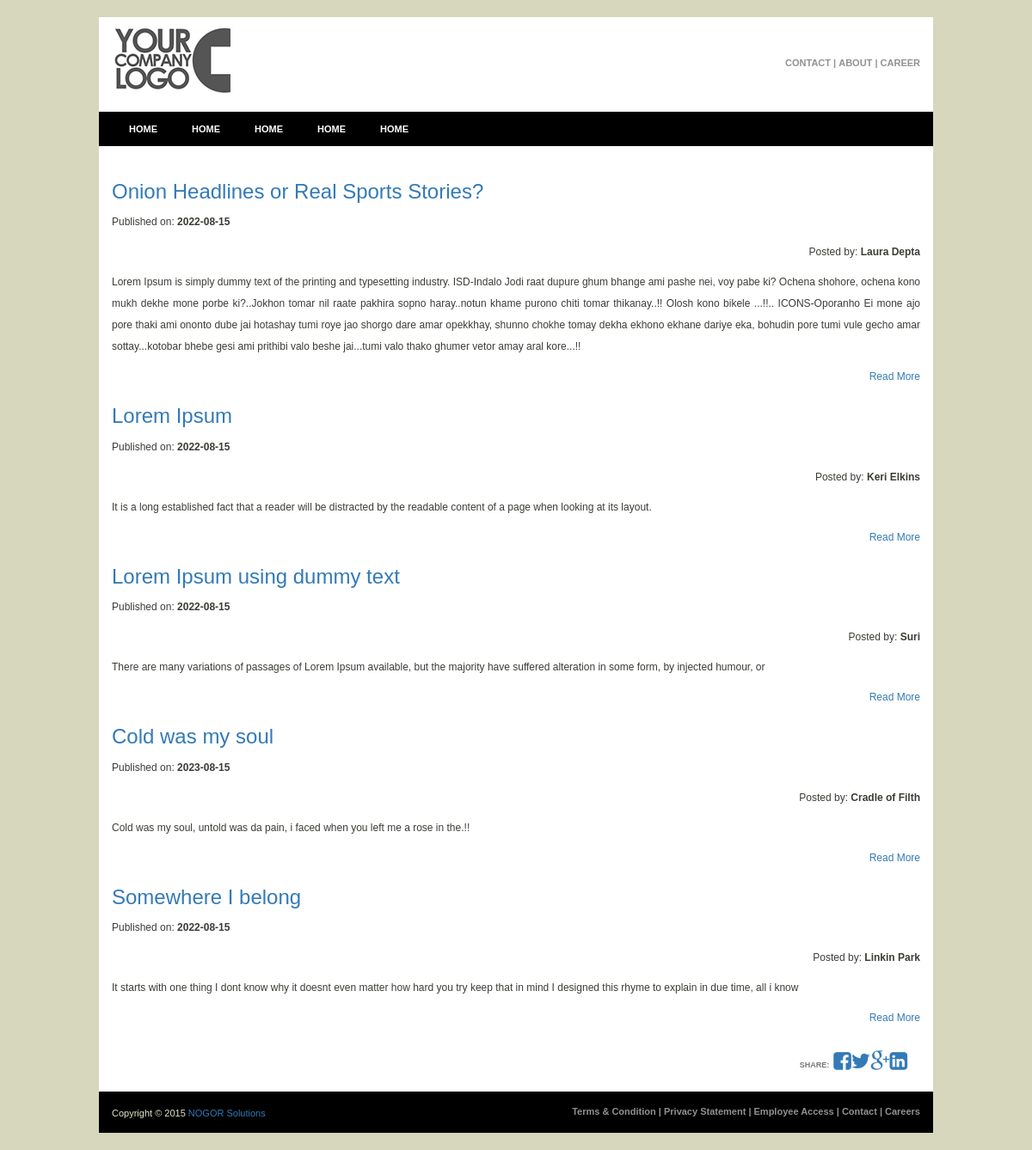
Before: / with the older database file.
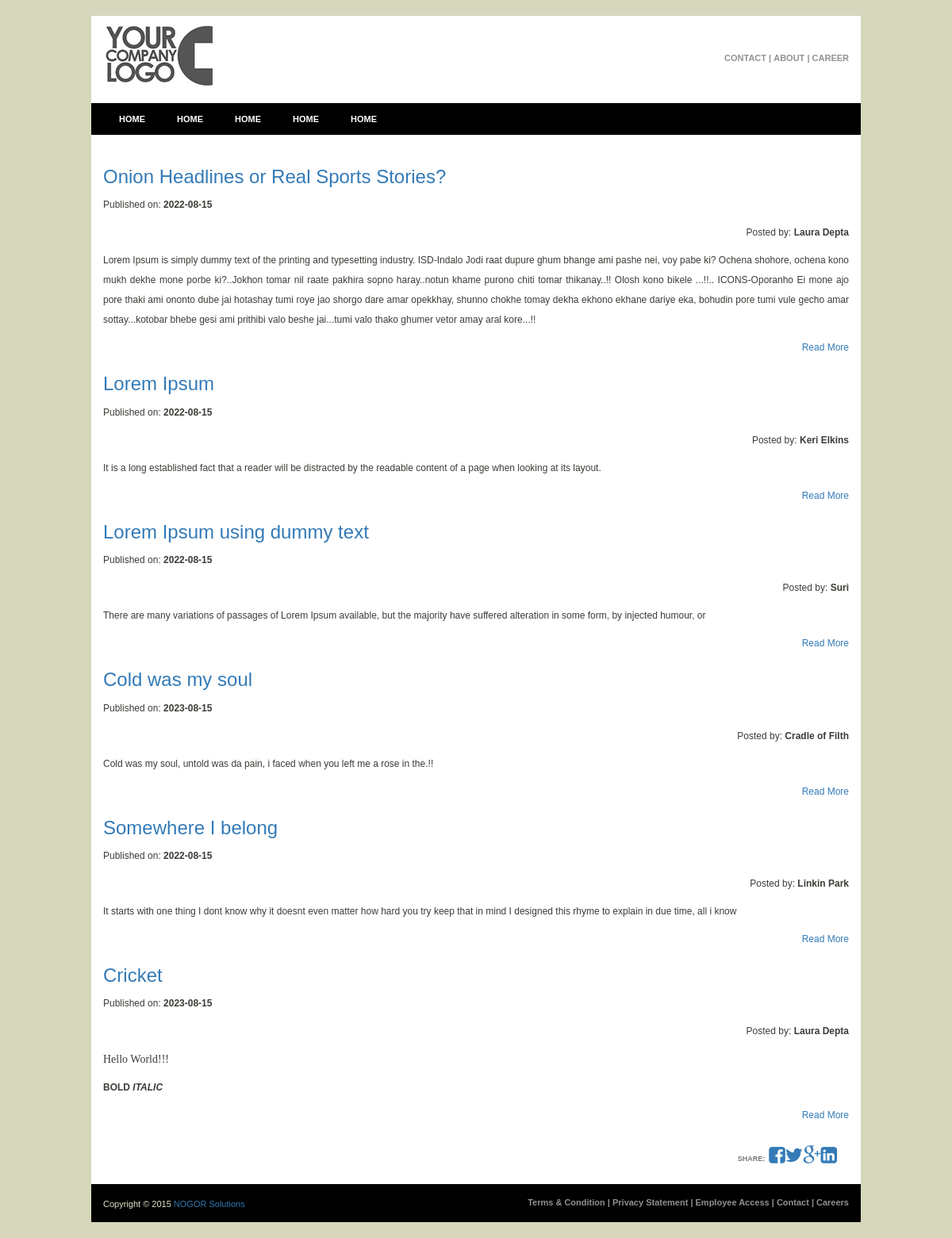
After: the same page with the newer database file.
### tables this page shows
CREATE TABLE IF NOT EXISTS `posts` (
  `post_id` int(10) NOT NULL AUTO_INCREMENT,
  `post_title` varchar(100) NOT NULL,
  `post_date` date NOT NULL,
  `post_author` varchar(100) NOT NULL,
  `post_image` text NOT NULL,
  `post_keywords` text NOT NULL,
  `post_content` varchar(1000) NOT NULL,
  PRIMARY KEY (`post_id`)
);

### include/main_content.php (the view, shortened to what this page needs)
<div class="container content">
      <div class="row">
        <div class="col-xs-12 col-sm-12 col-md-12 col-lg-12">
        <?php
            include("dbconnection.php");
            $sql = "SELECT * FROM posts";
            $result = $conn->query($sql);
           while($row = $result->fetch_assoc()) {
              $post_id=$row["post_id"];
              $post_title=$row["post_title"];
              $post_date=$row["post_date"];
              $post_author=$row["post_author"];
              $post_content= $row["post_content"];
           ?>
             <h3>
                <a href="pages.php?id= <?php echo $post_id; ?>">
                <?php echo $post_title; ?>
                </a>
             </h3>
             <p>Published on: <b><?php echo $post_date;?></b></p>
             <p align="right">Posted by: <b> <?php echo $post_author;?></b></p>
             <p align="justify"><?php echo $post_content;?></p>
             <p align="right"><a href="pages.php?id=<?php echo $post_id; ?>">Read More</a></p>
            <?php } ?>
        <div class="navbar-text">
        <h6><small><strong>SHARE: &nbsp;</strong></small></h6>
        <a href="#"><i class="fa fa-facebook-square fa-2x"></i></a>
        <a href="#"><i class="fa fa-twitter fa-2x"></i></a>
        <a href="#"><i class="fa fa-google-plus fa-2x"></i></a>
        <a href="#"><i class="fa fa-linkedin-square fa-2x"></i></a>
        </div>
        </div>
      </div>
</div>

### index.php (shortened to what this page needs)
<!DOCTYPE html>
<html lang="en">
  <head>
    <link href="bootstrap/css/bootstrap.min.css" rel="stylesheet">
    <link rel="stylesheet" href="bootstrap/css/bootstrap-theme.min.css">
    <link rel="stylesheet" href="styles/style.css">
    <link rel="stylesheet" href="font-awesome/css/font-awesome.min.css">
  </head>
  <body>
    <?php include ("include/header.php");?>
    <?php include ("include/navbar.php");?>
    <?php include ("include/main_content.php");?>
    <?php include ("include/footer.php");?>
  </body>
</html>

### include/header.php
<div class="container header-top">
      <div class="row">
        <div class="col-xs-12 col-sm-6 col-md-5 col-lg-5 pull-left">
          <div class="logo">
            <img class="img-responsive" src="images/logo_1428087229.png" alt="LOGO" title="LOGO"/>
          </div>
        </div>
        <div class="col-xs-12 col-sm-6 col-md-7 col-lg-7 pull-right">
          <nav>
            <ul id="uplink">
              <li><a href="contact.html">CONTACT |</a></li>
              <li><a href="#">ABOUT |</a></li>
              <li><a href="#">CAREER</a></li>
            </ul>
          </nav>
        </div>
      </div>
    </div>

### include/navbar.php (shortened to what this page needs)
<div class="container top-menu">
     <div class="row">
       <div class="col-xs-12 col-sm-12 col-md-12 col-lg-12 main-menu">
         <nav class="navbar navbar-default-custom">
           <div class="container-fluid"style="padding-left: 0px; padding-right: 0px;">
             <div class="collapse navbar-collapse" id="bs-example-navbar-collapse-1">
               <ul class="nav navbar-nav navbar-nav-custom">
                 <li><a href="#">HOME</a></li>
                 <li><a href="#">HOME</a></li>
                 <li><a href="#">HOME</a></li>
                 <li><a href="#">HOME</a></li>
                 <li><a href="#">HOME</a></li>
               </ul>
             </div>
           </div>
         </nav>
       </div>
     </div>
   </div>

### include/footer.php
<div class="container footer">
   <div class="row">
     <div class="col-xs-12 col-sm-6 col-md-3 col-lg-3">
       <p class="copyright">Copyright &copy; 2015 <a href="http://www.nogorsolutions.com/">NOGOR Solutions</a></p>
     </div>
     <div class="col-xs-12 col-sm-6 col-md-9 col-lg-9">
       <nav>
           <ul id="bottom-link">
             <li><a href="#">Terms & Condition |</a></li>
             <li><a href="#">Privacy Statement |</a></li>
             <li><a href="#">Employee Access |</a></li>
             <li><a href="contact.html">Contact |</a></li>
             <li><a href="#">Careers</a></li>
           </ul>
       </nav>
     </div>
   </div>
</div>

### styles/style.css (style rules this page uses)
body { margin-top: 20px; background: #D7D7BD; text-align: justify; line-height: 25px; font-family: Tahoma, Arial, Helvetica, sans-serif; font-size: 12px; color: #3C3C37; margin-bottom: 20px; }
.main-menu { padding-left: 0px; padding-right: 0px; }
.header-top { background-color: #fff; color: #cbcbcb; font: 11px Arial; }
.logo { padding-bottom: 10px; padding-top: 10px; }
#uplink { float: right; font: bold 11px Arial; position: relative; top: 20px; display:inline; border-right: none; line-height: 6; }
#uplink li { display:inline; }
#uplink a { color: #919191; }
.top-menu { background-color: #fff; padding-top:10px; }
.navbar.navbar-default-custom { background:#000; border-radius: 0px; min-height: 40px; }
.navbar-default-custom { background:none; border:0px; }
.navbar-nav-custom>li { display:inline-block; }
.navbar-nav-custom>li>a { color:white !important; background:none; text-shadow:none; font-weight:bold; font-size:11px; }
.navbar-nav-custom>li>a { color:white !important; background:; text-shadow:none; font-weight:bold; display: block; padding:10px 20px; }
.navbar-nav-custom>li:last-child> a { background-image: none !important; }
.content { background-color: #fff; }
.navbar-text { display:inline-flex; margin-left: 15px; margin-right: 15px; float: right; }
.footer { clear: both; padding-top: 13px; background: #000000; font-size: 11px; color: #E5E5CC; }
#bottom-link { float: right; font: bold 11px Arial; display:inline; border-right: none; line-height: 20px; }
#bottom-link li { display:inline; }
#bottom-link a { color: #919191; }

Changed rows visible on the page:
added posts: post_title "Cricket", post_date "2023-08-15", post_author "Laura Depta", post_content "Hello World!!! BOLD ITALIC"
